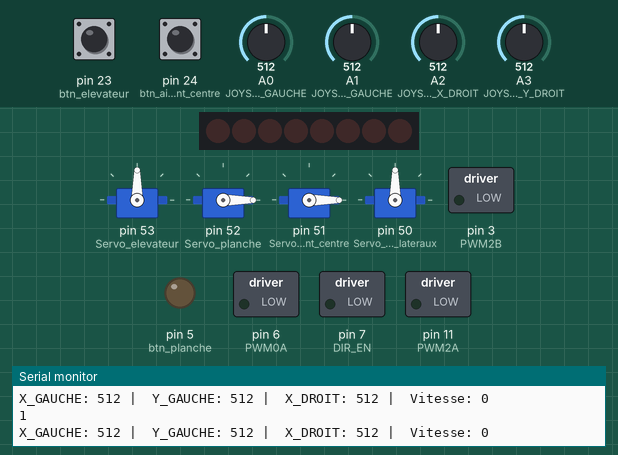
The sketch below on a simulated Arduino Mega 2560, built with avr-gcc and run on an emulated ATmega2560. Parts: 8 shift-register outputs drawn as a row of LEDs (first output left, lit = HIGH), 4 × servo, switched loads named in the sketch (green lamp = pin HIGH), output pins drawn as LEDs (lit = HIGH), the last lines printed to the serial monitor. Wiring (inferred from the names in the program): shift register (74HC595): data pin 8; shift clock pin 4; latch pin 12. Wiring (inferred from the signals the program sends): row of LEDs: on Q0, Q1, Q2, Q3, Q4, Q5, Q6, Q7. Inputs (shaded band) come from the test bench; at power-on: A0 (JOYSTICK_X_GAUCHE) = 512, A1 (JOYSTICK_Y_GAUCHE) = 512, pin 23 (btn_elevateur) HIGH, pin 24 (btn_aimant_centre) HIGH, A2 (JOYSTICK_X_DROIT) = 512, A3 (JOYSTICK_Y_DROIT) = 512. Pins used as bus, display or sensor lines are not drawn.

Above: at 1.7 s.
1.8 s: A0 (JOYSTICK_X_GAUCHE) set to 716
At 2.5 s:
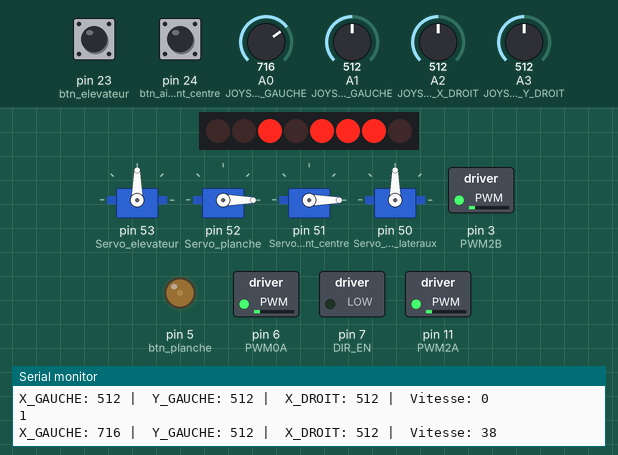
3.6 s: A1 (JOYSTICK_Y_GAUCHE) set to 245
At 4.3 s:
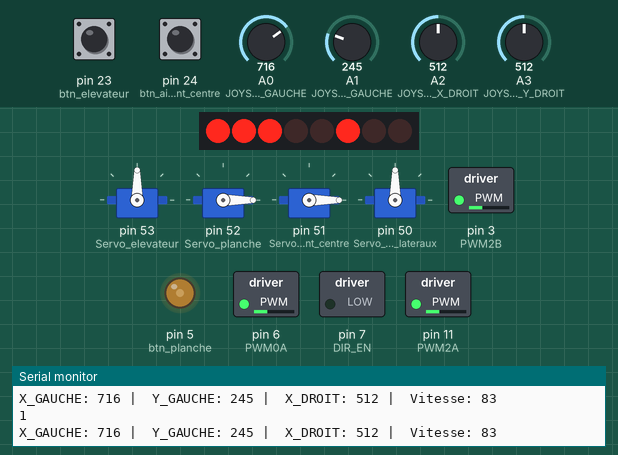
5.3 s: A1 (JOYSTICK_Y_GAUCHE) set to 992
At 6.1 s:
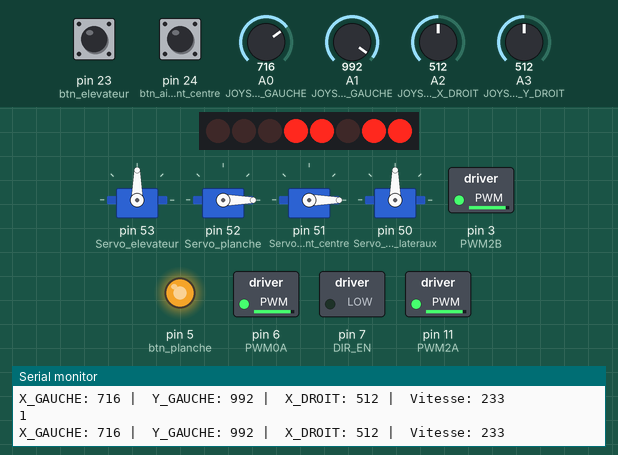
6.9 s: pin 23 (btn_elevateur) pulled LOW for 0.5 s
At 7.5 s:
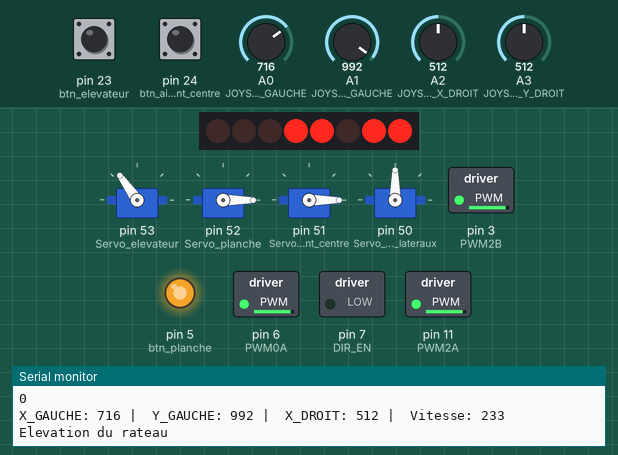
8.9 s: pin 24 (btn_aimant_centre) pulled LOW for 0.5 s
At 9.49 s:
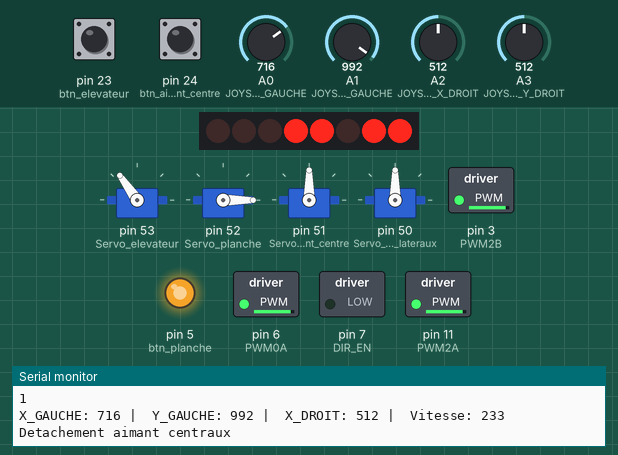
11.2 s: A1 (JOYSTICK_Y_GAUCHE) set to 716
At 11.6 s:
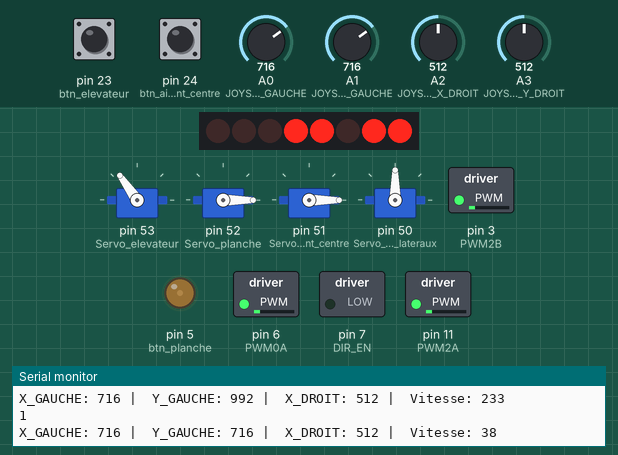
Timing chart, 0 to 13.7 s (numbered marks = the images above; inputs shaded):
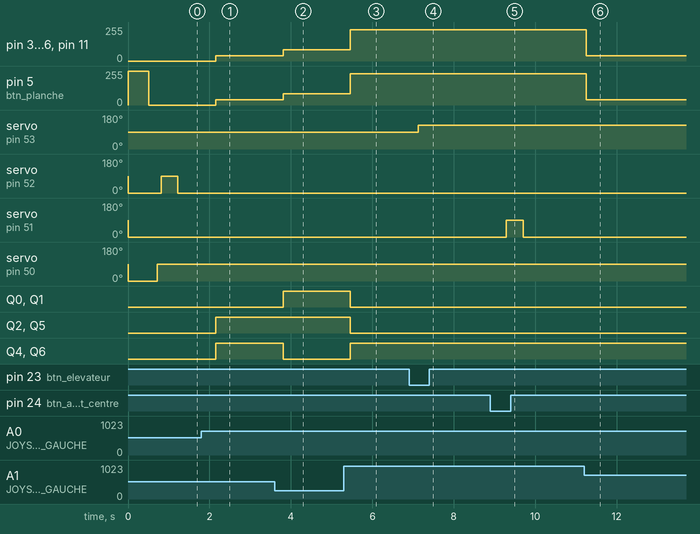

The sketch:

code_pricipal_robotix_2025.ino
```cpp
#include <Servo.h>

Servo Servo_elevateur;
Servo Servo_planche;
Servo Servo_aimant_centre;
Servo Servo_aimant_lateraux;

int btn_elevateur = 23;       // Broche 23 sur l'arduino mega
int btn_aimant_centre = 24;   // Broche 24 sur l'arduino mega
int btn_aimant_lateraux = 4;
int btn_planche = 5;

boolean val_btn_elevateur,
        val_btn_aimant_centre,
        val_btn_aimant_lateraux,
        val_btn_planche;

const int PWM2A = 11;     // Broche PWM du moteur M1
const int PWM2B = 3;      // Broche PWM du moteur M2
const int PWM0A = 6;      // Broche PWM du moteur M3
const int PWM0B = 5;      // Broche PWM du moteur M4
const int DIR_CLK = 4;    // Ligne d'horloge d'entrée de données
const int DIR_EN = 7;     // Broches d'activation du L293D
const int DATA = 8;       // Câble USB
const int DIR_LATCH = 12; // Horloge de verrouillage de la mémoire de sortie

const int Move_Forward = 39;      // Avancer
const int Move_Backward = 216;    // Reculer
const int Left_Move = 116;        // Translation vers la gauche
const int Right_Move = 139;       // Translation vers la droite
const int Right_Rotate = 149;     // Rotation à droite
const int Left_Rotate = 106;      // Rotation à gauche
const int Stop = 0;               // Arrêt
const int Upper_Left_Move = 36;   // Déplacement en haut à gauche
const int Upper_Right_Move = 3;   // Déplacement en haut à droite
const int Lower_Left_Move = 80;   // Déplacement en bas à gauche
const int Lower_Right_Move = 136; // Déplacement en bas à droite
const int Drift_Left = 20;        // Dérive vers la gauche
const int Drift_Right = 10;       // Dérive vers la droite

int Speed1 = 255; // Définir la vitesse par défaut entre 1 et 255
int Speed2 = 255; // Définir la vitesse par défaut entre 1 et 255
int Speed3 = 255; // Définir la vitesse par défaut entre 1 et 255
int Speed4 = 255; // Définir la vitesse par défaut entre 1 et 255

/******************JOYSTICK****************/
const int JOYSTICK_X_GAUCHE = A0;
const int JOYSTICK_Y_GAUCHE = A1;
const int JOYSTICK_X_DROIT = A2;
const int JOYSTICK_Y_DROIT = A3;
const int JOYSTICK_BUTTON_GAUCHE = 2;
const int JOYSTICK_BUTTON_DROIT = 3;

int X_GAUCHE = 0;
int Y_GAUCHE = 0;
int X_DROIT = 0;
int Y_DROIT = 0;

// Zone morte du joystick gauche
const int ZONE_MORTE = 150;
const int ZONE_MORT_CENTRE = 512;
const int VITESSE_MAX = 255;
// botons reset
int btn_RESET = 6;

void Motor(int Dir, int Speed1, int Speed2, int Speed3, int Speed4)
{
  analogWrite(PWM2A, Speed1); // Régulation de la vitesse du moteur par PWM
  analogWrite(PWM2B, Speed2); // Régulation de la vitesse du moteur par PWM
  analogWrite(PWM0A, Speed3); // Régulation de la vitesse du moteur par PWM
  analogWrite(PWM0B, Speed4); // Régulation de la vitesse du moteur par PWM

  digitalWrite(DIR_LATCH, LOW);           // DIR_LATCH passe au niveau bas et prépare l'écriture de la direction
  shiftOut(DATA, DIR_CLK, MSBFIRST, Dir); // Écriture de la valeur de direction Dir
  digitalWrite(DIR_LATCH, HIGH);          // DIR_LATCH passe au niveau haut et sort la direction
}


void setup() {
  Serial.begin(9600);
  // boutons
  pinMode(btn_elevateur, INPUT_PULLUP);
  pinMode(btn_aimant_centre, INPUT_PULLUP);
  pinMode(btn_aimant_lateraux, INPUT_PULLUP);
  pinMode(btn_planche, INPUT_PULLUP);

  // Joystick
  pinMode(DIR_CLK, OUTPUT);
  pinMode(DATA, OUTPUT);
  pinMode(DIR_EN, OUTPUT);
  pinMode(DIR_LATCH, OUTPUT);
  pinMode(PWM0B, OUTPUT);
  pinMode(PWM0A, OUTPUT);
  pinMode(PWM2A, OUTPUT);
  pinMode(PWM2B, OUTPUT);

  /******************JOYSTICK****************/
  pinMode(JOYSTICK_X_GAUCHE, INPUT);
  pinMode(JOYSTICK_Y_GAUCHE, INPUT);
  pinMode(JOYSTICK_X_DROIT, INPUT);
  pinMode(JOYSTICK_Y_DROIT, INPUT);
  pinMode(JOYSTICK_BUTTON_GAUCHE, INPUT);
  pinMode(JOYSTICK_BUTTON_DROIT, INPUT);

  // Servomoteurs
  Servo_elevateur.attach(53);         // Borhce 53 sur l'arduino mega
  Servo_planche.attach(52);           // Borhce 52 sur l'arduino mega
  Servo_aimant_centre.attach(51);     // Borhce 51 sur l'arduino mega
  Servo_aimant_lateraux.attach(50);
  delay(10);
  Servo_elevateur.write(90); // On arrête le servo
  Servo_planche.write(0);
  Servo_aimant_centre.write(0);
  Servo_aimant_lateraux.write(0);
  delay(500);

}

void loop() {
  // recupt valeurs boutons
  val_btn_elevateur = digitalRead(btn_elevateur);
  val_btn_aimant_centre = digitalRead(btn_aimant_centre);
  val_btn_aimant_lateraux = digitalRead(btn_aimant_lateraux);
  val_btn_planche = digitalRead(btn_planche);

  Serial.println(val_btn_elevateur);

  // Lecture des valeurs des joysticks
  X_GAUCHE = analogRead(JOYSTICK_X_GAUCHE);
  Y_GAUCHE = analogRead(JOYSTICK_Y_GAUCHE);
  X_DROIT = analogRead(JOYSTICK_X_DROIT);
  Y_DROIT = analogRead(JOYSTICK_Y_DROIT);

  // Calcul de la vitesse en fonction de la distance au centre
  int vitesse = 0;

  // Gestion des mouvements avec vitesse variable
  if (Y_GAUCHE < (ZONE_MORT_CENTRE - ZONE_MORTE)){
    // Avancer - Plus on pousse vers l'avant, plus la vitesse augmente
    vitesse = map(Y_GAUCHE, 0, ZONE_MORT_CENTRE - ZONE_MORTE, VITESSE_MAX, 0);
    Motor(Move_Forward, vitesse, vitesse, vitesse, vitesse);
  }
  else if (Y_GAUCHE > (ZONE_MORT_CENTRE + ZONE_MORTE)){
    // Reculer - Plus on tire vers l'arrière, plus la vitesse augmente
    vitesse = map(Y_GAUCHE, ZONE_MORT_CENTRE + ZONE_MORTE, 1023, 0, VITESSE_MAX);
    Motor(Move_Backward, vitesse, vitesse, vitesse, vitesse);
  }
  else if (X_GAUCHE < (ZONE_MORT_CENTRE - ZONE_MORTE)){
    // Translation droite - Plus on pousse à droite, plus la vitesse augmente
    vitesse = map(X_GAUCHE, 0, ZONE_MORT_CENTRE - ZONE_MORTE, VITESSE_MAX, 0);
    Motor(Right_Move, vitesse, vitesse, vitesse, vitesse);
  }
  else if (X_GAUCHE > (ZONE_MORT_CENTRE + ZONE_MORTE)){
        // Translation gauche - Plus on pousse à gauche, plus la vitesse augmente
    vitesse = map(X_GAUCHE, ZONE_MORT_CENTRE + ZONE_MORTE, 1023, 0, VITESSE_MAX);
    Motor(Left_Move, vitesse, vitesse, vitesse, vitesse);
  }
  // Ajout du contrôle des rotations avec le joystick droit
  else if (X_DROIT < (ZONE_MORT_CENTRE - ZONE_MORTE)){
    // Rotation droite - Plus on pousse à droite, plus la rotation est rapide
    vitesse = map(X_DROIT, 0, ZONE_MORT_CENTRE - ZONE_MORTE, VITESSE_MAX, 0);
    Motor(Right_Rotate, vitesse, vitesse, vitesse, vitesse);
  }
  else if (X_DROIT > (ZONE_MORT_CENTRE + ZONE_MORTE)){
    // Rotation gauche - Plus on pousse à gauche, plus la rotation est rapide
    vitesse = map(X_DROIT, ZONE_MORT_CENTRE + ZONE_MORTE, 1023, 0, VITESSE_MAX);
    Motor(Left_Rotate, vitesse, vitesse, vitesse, vitesse);
  }
  else{
    // Zone morte - Arrêt
    Motor(Stop, 0, 0, 0, 0);
  }

  // Affichage des valeurs sur le port série
  Serial.print("X_GAUCHE: ");
  Serial.print(X_GAUCHE);
  Serial.print(" | ");
  Serial.print(" Y_GAUCHE: ");
  Serial.print(Y_GAUCHE);
  Serial.print(" | ");
  Serial.print(" X_DROIT: ");
  Serial.print(X_DROIT);
  Serial.print(" | ");
  Serial.print(" Vitesse: ");
  Serial.println(vitesse);

  gestion_boutons();

  delay(10);
}

void gestion_boutons(){
  if (val_btn_elevateur == 0)
  {
    Serial.println("Elevation du rateau");
    Servo_elevateur.attach(53);
    Servo_elevateur.write(125);
    delay(100);
  }
  else{
    Servo_elevateur.detach();
    Servo_elevateur.write(90);
    delay(100);
  }

  if (val_btn_aimant_centre == 0){
    Serial.println("Detachement aimant centraux");
    Servo_aimant_centre.write(90);
    delay(100);
  }
  else{
    Servo_aimant_centre.write(0);
    delay(100);
  }

  if (val_btn_aimant_lateraux != 0){
    Servo_aimant_lateraux.write(90);
    delay(100);
  }
  else
  {
    Servo_aimant_lateraux.write(0);
    delay(100);
  }

  if (val_btn_planche != 0)
  {
    Servo_planche.write(90);
    delay(100);
  }
  else
  {
    Servo_planche.write(0);
    delay(100);
  }
}
```

Measured:
- after the input at 1.8 s, pin 3 (PWM2B), pin 5 (btn_planche), pin 6 (PWM0A), pin 11 (PWM2A): 0/255 → 38/255 after 0.36 s; Q2, Q4–6: LOW → HIGH after 0.36 s
- after the input at 3.6 s, pin 3 (PWM2B), pin 5 (btn_planche), pin 6 (PWM0A), pin 11 (PWM2A): 38/255 → 83/255 after 0.21 s; Q0, Q1: LOW → HIGH after 0.21 s; Q4, Q6: HIGH → LOW after 0.21 s
- after the input at 5.3 s, pin 3 (PWM2B), pin 5 (btn_planche), pin 6 (PWM0A), pin 11 (PWM2A): 83/255 → 233/255 after 0.16 s; Q0–2, Q5: HIGH → LOW after 0.16 s; Q4, Q6: LOW → HIGH after 0.16 s
- after the input at 6.9 s, servo on pin 53 (Servo_elevateur): 90° → 125° after 0.23 s
- after the input at 8.9 s, servo on pin 51 (Servo_aimant_centre): 0° → 90° after 0.39 s, → 0° 0.41 s later
- after the input at 11.2 s, pin 3 (PWM2B), pin 5 (btn_planche), pin 6 (PWM0A), pin 11 (PWM2A): 233/255 → 38/255 after 0.05 s
